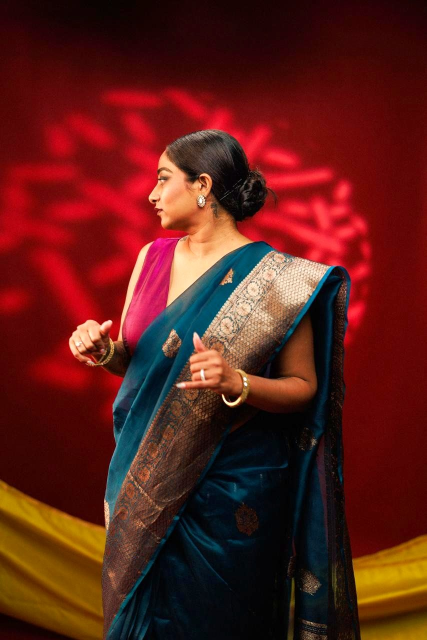
#> input picture assets/creatives/band-about.jpg, 853 x 1280 px, given in place of rudrika-26.jpg, which was not available (shown at 1/2 size)
$ python make_creatives.py
#> lines starting #> are read from the running program, lines starting #| are printed output that depends on the picture; after the words box and inside, x2 and y2 are one past the last pixel; in counts of white or black regions, pixels touching at a corner belong together; pictures that were not available may be replaced by others from this repository, and a replacement may not be noted
"""Generate bright, airy, on-brand hero and banner creatives from the campaign
photos. The studio shots have dark green/red/maroon backdrops; this relights
them and dissolves the dark edges into the brand ivory with a warm-gold glow,
so they read light and premium in line with the Rudrika kit.

Source: assets/photos/rudrika-NN.jpg  ->  assets/creatives/*.jpg
Run: python3 landing-concepts/src/make_creatives.py
"""
import pathlib
from PIL import Image, ImageEnhance, ImageChops, ImageDraw, ImageFilter

ROOT = pathlib.Path(__file__).resolve().parents[2]
PH = ROOT / "assets" / "photos"
OUT = ROOT / "assets" / "creatives"
OUT.mkdir(parents=True, exist_ok=True)

IVORY = (255, 247, 240)
GOLD = (196, 165, 128)


def gamma_lut(g, scale=1.0):
    return [min(255, int(((i / 255.0) ** g) * 255 * scale)) for i in range(256)]


def relight(im, g=0.80, bright=1.05, veil=0.16, contrast=1.04, color=1.07, warm=1.03):
#> called with g = 0.8, bright = 1.05, veil = 0.16, contrast = 1.04, color = 1.07, warm = 1.03
    im = im.convert("RGB").point(gamma_lut(g, bright) * 3)
    v = Image.new("RGB", im.size, IVORY)
    im = Image.blend(im, ImageChops.screen(im, v), veil)
    im = ImageEnhance.Contrast(im).enhance(contrast)
    im = ImageEnhance.Color(im).enhance(color)
    r, gg, b = im.split()
    r = r.point(lambda x: min(255, int(x * warm)))
    return Image.merge("RGB", (r, gg, b))


def airy(name, out, cx=0.5, cy=0.52, rx=0.60, ry=0.72, feather=0.16,
         side=None, glow=0.5, q=86, relight_kw=None):
    """Relight + dissolve dark edges into ivory + warm-gold glow behind subject.
    side='left'/'right' pushes extra ivory to that side for headline space."""
    ph = relight(Image.open(PH / name), **(relight_kw or {}))
    w, h = ph.size
#> w = 853; h = 1280
    ground = Image.new("RGB", (w, h), IVORY)
    # warm-gold radial glow behind the subject
    gl = Image.new("L", (w, h), 0)
#> gl: PIL image 853x1280 L; every value is 0
    ImageDraw.Draw(gl).ellipse(
        [int(w * (cx - 0.45)), int(h * (cy - 0.5)), int(w * (cx + 0.45)), int(h * (cy + 0.55))],
        fill=int(255 * glow))
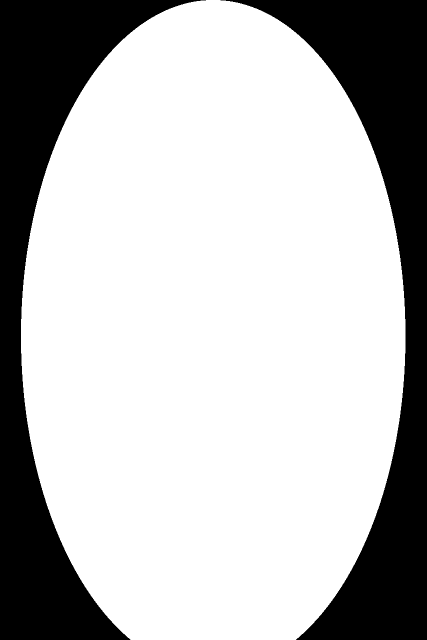
#> gl: PIL image 853x1280 L (shown at 1/2 size); values 0 (black) and 127 (white), 73.1% white; 2 black regions, box (x1, y1, x2, y2) and area: (0, 0, 412, 1280) 146997, (441, 0, 853, 1280) 146997
    gl = gl.filter(ImageFilter.GaussianBlur(int(min(w, h) * 0.14)))
    ground = Image.composite(Image.new("RGB", (w, h), GOLD), ground, gl.point(lambda x: int(x * 0.5)))
    # feathered subject mask
    mask = Image.new("L", (w, h), 0)
    ImageDraw.Draw(mask).ellipse(
        [int(w * (cx - rx)), int(h * (cy - ry)), int(w * (cx + rx)), int(h * (cy + ry))], fill=255)
#> mask: PIL image 853x1280 L; 96.8% white; 4 black regions, box (x1, y1, x2, y2) and area: (0, 0, 114, 171) 8869, (0, 1110, 114, 1280) 8755, (740, 0, 853, 169) 8698, (740, 1112, 853, 1280) 8585
    mask = mask.filter(ImageFilter.GaussianBlur(int(min(w, h) * feather)))
    if side:
        grad = Image.new("L", (w, h), 255)
        gd = grad.load()
        for x in range(w):
            t = x / w if side == "right" else 1 - x / w
            val = 255 if t < 0.5 else max(0, int(255 * (1 - (t - 0.5) * 2.0)))
            for y in range(h):
                gd[x, y] = val
        mask = ImageChops.multiply(mask, grad)
    Image.composite(ph, ground, mask).save(OUT / out, quality=q)


def relit_only(name, out, q=86, relight_kw=None):
    relight(Image.open(PH / name), **(relight_kw or {})).save(OUT / out, quality=q)


def crop_relit(name, out, box, q=88, relight_kw=None):
    im = relight(Image.open(PH / name), **(relight_kw or {}))
    w, h = im.size
    l, t, r, b = box
    im.crop((int(w * l), int(h * t), int(w * r), int(h * b))).save(OUT / out, quality=q)


# ---- heroes ----
airy("rudrika-26.jpg", "hero-portrait.jpg", cx=0.50, cy=0.50, rx=0.62, ry=0.62)
airy("rudrika-25.jpg", "hero-portrait-2.jpg", cx=0.50, cy=0.50, rx=0.60, ry=0.62)
#> call 2 of airy, with name = 'rudrika-25.jpg', out = 'hero-portrait-2.jpg', cx = 0.5, cy = 0.5, rx = 0.6, ry = 0.62, feather = 0.16, glow = 0.5
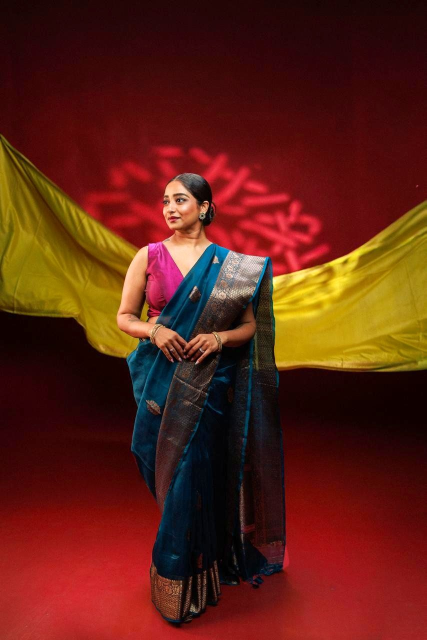
#> input picture assets/creatives/band-exclusive.jpg, 853 x 1280 px, given in place of rudrika-25.jpg, which was not available (shown at 1/2 size)
#> call 2 of relight, with g = 0.8, bright = 1.05, veil = 0.16, contrast = 1.04, color = 1.07, warm = 1.03
#> in relight (call 2), `im = im.convert("RGB").point(gamma_lut(g, bright) * 3)`:
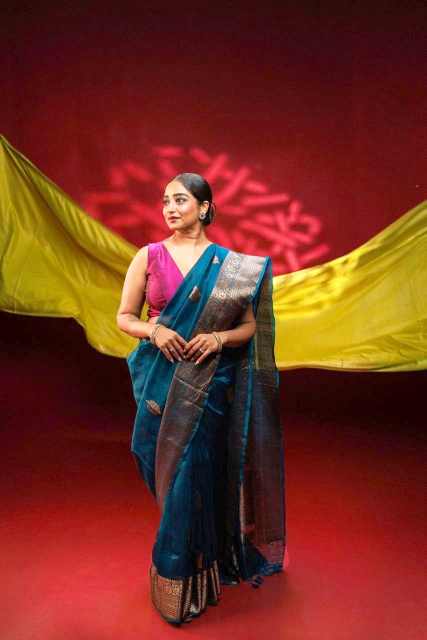
#> im: PIL image 853x1280 RGB (shown at 1/2 size); mean R, G, B 116.1, 47.9, 31.2
#> in relight (call 2), `r, gg, b = im.split()`:
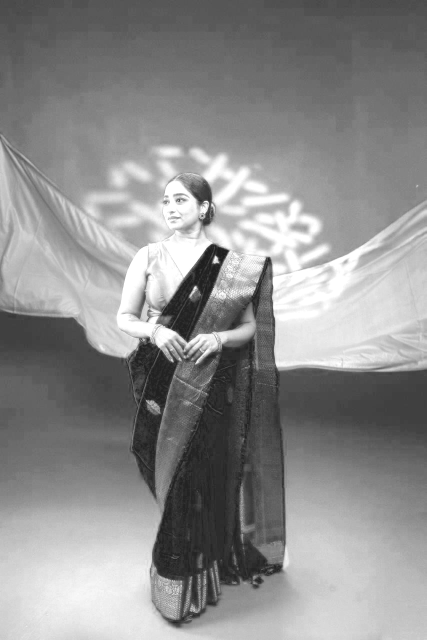
#> r: PIL image 853x1280 L (shown at 1/2 size); min 29, max 255, mean 141.6
#> in relight (call 2), `r, gg, b = im.split()`:
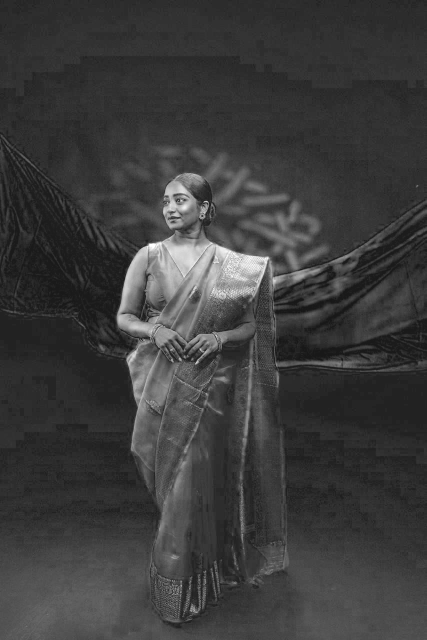
#> b: PIL image 853x1280 L (shown at 1/2 size); min 22, max 255, mean 60.2
#> in airy (call 2), `ImageDraw.Draw(mask).ellipse( [int(w * (cx - rx)), int(h * (cy - ry)),..`: mask: PIL image 853x1280 L; 96% white; 4 black regions, box (x1, y1, x2, y2) and area: (0, 0, 124, 202) 11155, (0, 1079, 124, 1280) 11031, (730, 0, 853, 199) 10953, (730, 1082, 853, 1280) 10830
airy("rudrika-09.jpg", "hero-drama.jpg", cx=0.42, cy=0.55, rx=0.52, ry=0.85)
#> call 3 of airy, with name = 'rudrika-09.jpg', out = 'hero-drama.jpg', cx = 0.42, cy = 0.55, rx = 0.52, ry = 0.85, feather = 0.16, glow = 0.5
#> in airy (call 3), `ImageDraw.Draw(gl).ellipse( [int(w * (cx - 0.45)), int(h * (cy - 0.5))..`: gl: PIL image 853x1280 L; values 0 (black) and 127 (white), 69.9% white; 2 black regions, box (x1, y1, x2, y2) and area: (0, 0, 853, 1280) 312176, (0, 977, 133, 1280) 16167
#> in airy (call 3), `gl = gl.filter(ImageFilter.GaussianBlur(int(min(w, h) * 0.14)))`:
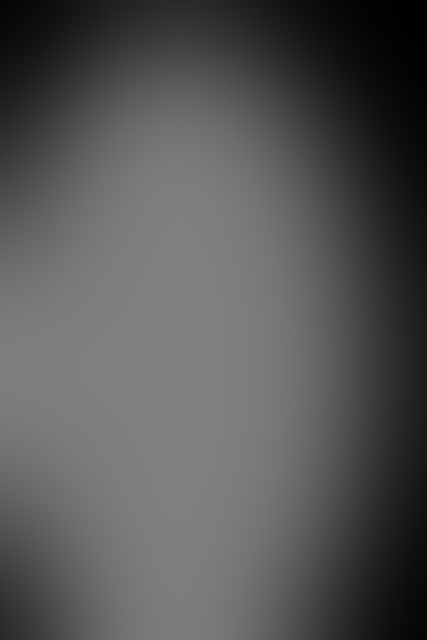
#> gl: PIL image 853x1280 L (shown at 1/2 size); min 0, max 127, mean 86
#> in airy (call 3), `ImageDraw.Draw(mask).ellipse( [int(w * (cx - rx)), int(h * (cy - ry)),..`: mask: PIL image 853x1280 L; 90.7% white; 2 black regions, box (x1, y1, x2, y2) and area: (696, 0, 853, 1280) 101208, (0, 0, 21, 63) 648
#> in airy (call 3), `Image.composite(ph, ground, mask).save(OUT / out, quality=q)`:
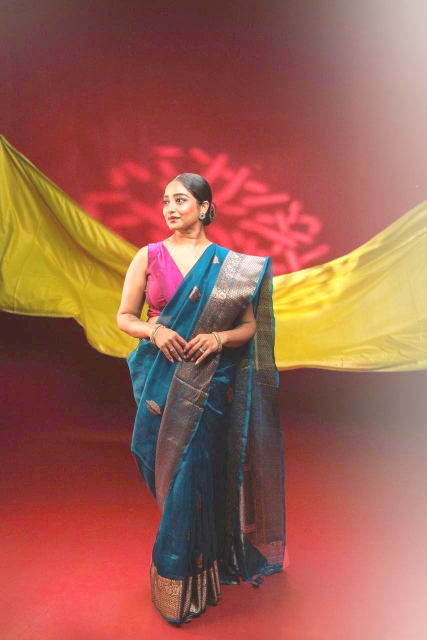
#> saved as hero-drama.jpg: PIL image 853x1280 RGB (shown at 1/2 size); mean R, G, B 157.3, 96.5, 81.3
airy("rudrika-14.jpg", "hero-wide.jpg", cx=0.60, cy=0.45, rx=0.66, ry=0.72, side="left")
#> (the run stopped early here; a loop or call above may not have finished)
